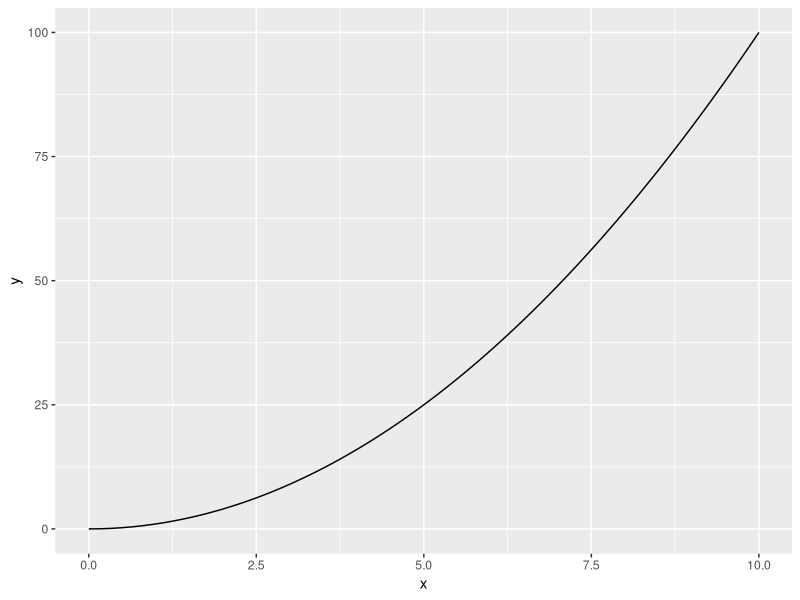
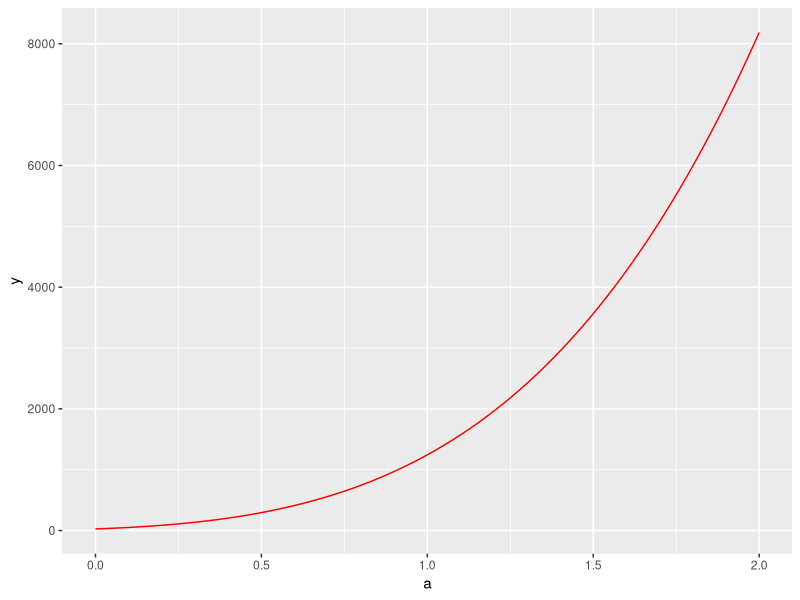
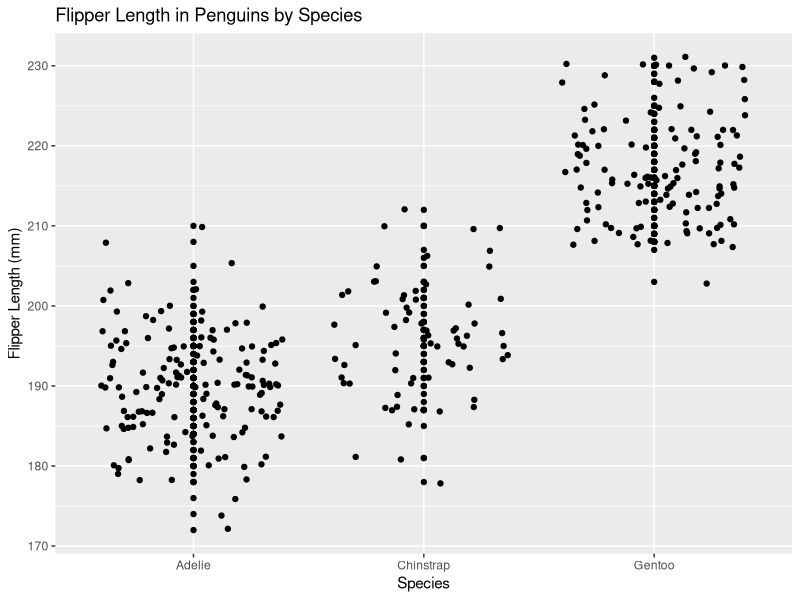

Generate these figures, in order, with R:
## ---- chunk 1
#load in libraries
library(palmerpenguins)
library(tidyverse)
library(ggplot2)
## ---- chunk 2

# find slope if this or something
eq1 <- function(x) {
  x^2
}

#find derivative
eq1_deriv <- D(expression(x^2), "x")

#turn deriv into function

eq1_deriv_func <- function(x) {
  2 * x
}

#find slope
eq1_slope <- eq1_deriv_func(3)

#make some data ranges
my_data_range_1 <- data.frame(x = c(0, 10))
## ---- chunk 3
# now do the same with P(a) ----

# make function
eq2 <- function(a) {
  2 * (3*a+2)^4 - 5
}

#find derivative of f(a) ----
eq2_deriv <- D(expression(2 * (3*a+2)^4 - 5), "a")

#turn f(a) deriv into func
eq2_deriv_func <- function(a) {
  2 * (4 * (3 * (3 * a + 2)^3))
}

#find slope
eq2_slope <- eq2_deriv_func(1.2)

#make data ranges
my_data_range_2 <- data.frame(a = c(0,2))

## ---- chunk 4
# render the shit now

ggplot(data = my_data_range_1, aes(x = x)) + geom_function(fun = eq1)
## ---- chunk 5
#and again

ggplot(data = my_data_range_2, aes(x = a)) + geom_function(fun = eq2, color = "red")

## ---- chunk 6

#penguin time ------

#penguin time

penguins <- penguins

## ---- chunk 7

#penguin time again ----

ggplot(data = penguins, aes(x = species, y = flipper_length_mm)) + geom_point() + geom_jitter() + labs(x = "Species", y = "Flipper Length (mm)", title = "Flipper Length in Penguins by Species")

